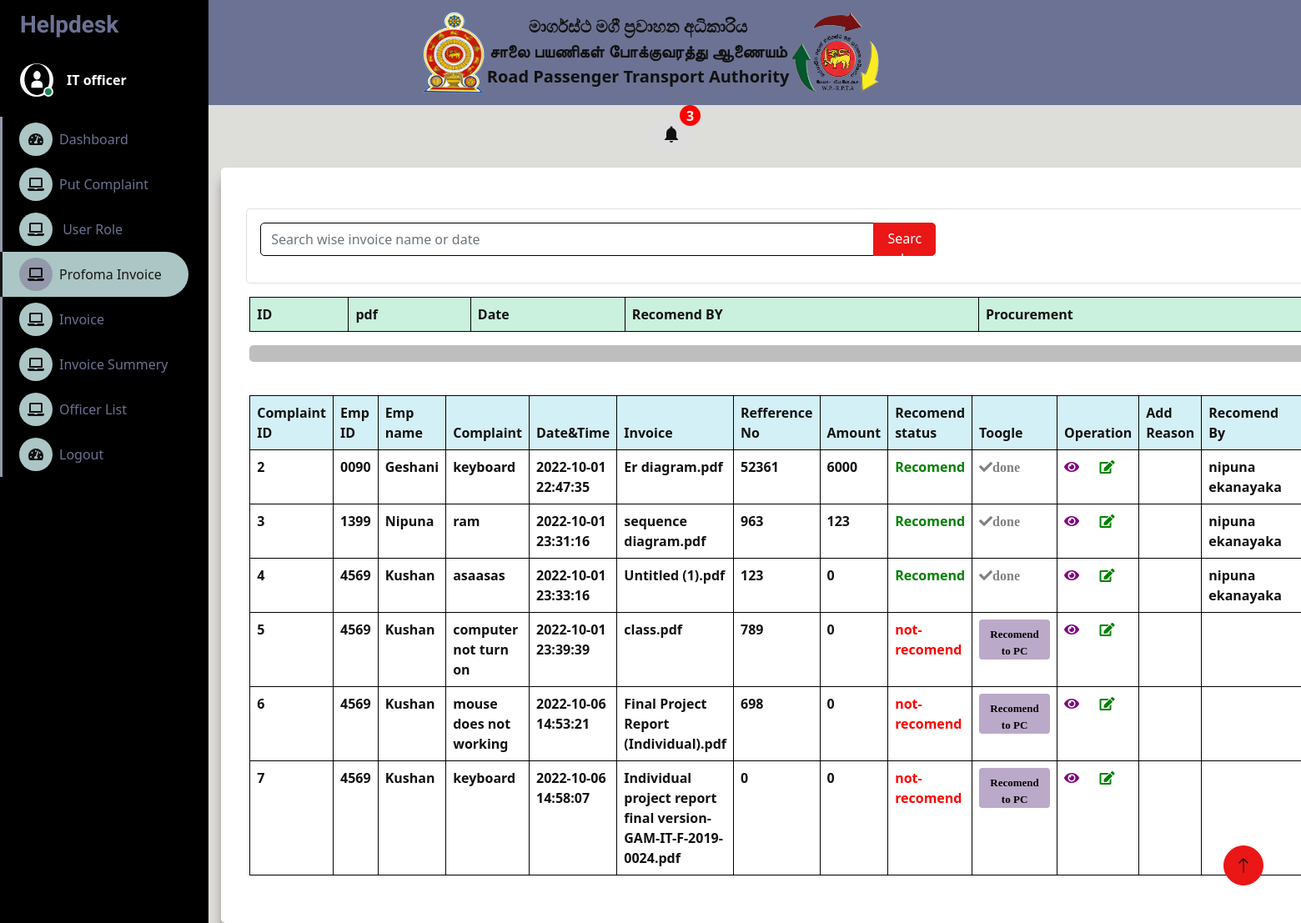
The page /sample/admin/recomendation.php on the database its author committed.
### tables this page shows
CREATE TABLE `complain` (
  `complain_id` int(11) NOT NULL,
  `emp_id` varchar(11) NOT NULL,
  `title` varchar(10) NOT NULL,
  `emp_name` varchar(20) NOT NULL,
  `contact_no` int(10) NOT NULL,
  `username` varchar(30) NOT NULL,
  `unit` varchar(15) NOT NULL,
  `asset_id` varchar(100) NOT NULL,
  `description` varchar(100) NOT NULL,
  `date` datetime NOT NULL DEFAULT current_timestamp(),
  `change` tinyint(4) NOT NULL DEFAULT 0,
  `checkout` enum('noted','not noted') NOT NULL DEFAULT 'not noted',
  `refference_no` int(11) NOT NULL,
  `pdf` varchar(20) NOT NULL,
  `no` int(11) NOT NULL
);

CREATE TABLE `invoice` (
  `complain_id` int(11) NOT NULL,
  `pdf` varchar(255) NOT NULL,
  `pdf1` varchar(255) NOT NULL,
  `purch` varchar(20) NOT NULL,
  `amount` decimal(20,0) NOT NULL,
  `rec1` tinyint(4) NOT NULL DEFAULT 0,
  `approve` tinyint(4) NOT NULL DEFAULT 0,
  `recomend` tinyint(4) NOT NULL DEFAULT 0,
  `date` datetime NOT NULL DEFAULT current_timestamp(),
  `reason` varchar(100) NOT NULL,
  `recomend_by` enum('','nipuna ekanayaka','isuru shanaka') NOT NULL,
  `title` varchar(255) NOT NULL
);

### sample/admin/recomendation.php (the view, shortened to what this page needs)
<!DOCTYPE html>
<html lang="en">
<head>
    <link href="https://cdnjs.cloudflare.com/ajax/libs/font-awesome/5.10.0/css/all.min.css" rel="stylesheet">
    <link href="https://cdn.jsdelivr.net/npm/bootstrap-icons@1.4.1/font/bootstrap-icons.css" rel="stylesheet">
    <link href="lib/owlcarousel/assets/owl.carousel.min.css" rel="stylesheet">
    <link href="lib/tempusdominus/css/tempusdominus-bootstrap-4.min.css" rel="stylesheet" />
    <link href="css/bootstrap.min.css" rel="stylesheet">
    <link href="css/style.css" rel="stylesheet">
    <link href="css/complain.css" rel="stylesheet">
    <link href="css/recomend.css" rel="stylesheet">
</head>
<body>
<nav class="navbar navbar-white bg-light">
        <a class="navbar-brand mx-auto d-inline-flex" href="#" style="">
            <img src="../asset/image/Sri.png" width="80" height="100" class="d-inline-block align-top" alt="">
            <div class="text-center mt-1 ml-3 mr-3">
                <b>මාර්ගස්ථ මගී ප්‍රවාහන අධිකාරිය</b><br>
                <b>சாலை பயணிகள் போக்குவரத்து ஆணையம்</b><br>
                <b>Road Passenger Transport Authority</b>
            </div>
            <img src="../asset/image/logo.png" width="110" height="100" class="d-inline-block align-top" alt="">
        </a>
    </nav>
    <?php
    require("../connection/connect.php");
?>
<button type="button" class="icon-button">
                            <span class="material-icons">notifications</span>
                            <span class="icon-button__badge"><?php
                               $sql = "SELECT * from invoice where recomend='0'";
                               if ($result = mysqli_query($con, $sql)) {
                                   $rowcount1 = mysqli_num_rows( $result );
                                   echo  $rowcount1;
                                }
                            ?></span>
                        </button>
    <div class="container-fluid position-relative d-flex p-0">
        <div class="sidebar pe-4 pb-3">
            <nav class="navbar bg-dark navbar-dark">
                <a href="" class="navbar-brand mx-4 mb-3">
                    <h3 class="text-light">Helpdesk</h3>
                </a>
                <div class="d-flex align-items-center ms-4 mb-4">
                    <div class="position-relative">
                        <img class="rounded-circle" src="../asset/image/capture.png" alt="" style="width: 40px; height: 40px;">
                        <div class="bg-success rounded-circle border border-2 border-white position-absolute end-0 bottom-0 p-1"></div>
                    </div>
                    <div class="ms-3">
                        <span class="role">IT officer</span>
                    </div>
                </div>
                <div class="navbar-nav w-100">
                <a href="recomend.php" class="nav-item nav-link  "><i class="fa fa-tachometer-alt me-2"></i>Dashboard</a>
                <a href="complain1.php" class="nav-item nav-link "><i class="fa fa-laptop me-2"></i>Put Complaint</a>
                <a href="user.php" class="nav-item nav-link"><i class="fa fa-laptop me-2"></i> User Role</a>
                <a href="recomendation.php" class="nav-item nav-link active" ><i class="fa fa-laptop me-2"></i>Profoma Invoice</a>
                <a href="final_report1.php" class="nav-item nav-link " ><i class="fa fa-laptop me-2"></i>Invoice</a>
                <a href="invoice_5.php" class="nav-item nav-link " ><i class="fa fa-laptop me-2"></i>Invoice Summery</a>
                <a href="officer1.php" class="nav-item nav-link " ><i class="fa fa-laptop me-2"></i>Officer List</a>
                    <a href="logout.php" class="nav-item nav-link"><i class="fa fa-tachometer-alt me-2"></i>Logout</a>
                    </div>
                    </div>
                </div>
    <section>
        <div class="container">
        <div class="row">
            <div class="col-md-12">
                <div class="card mt-4">
                    <div class="card-body">
                        <div class="row">
                            <div class="col-md-7">
                                <form action="" method="GET">
                                    <div class="input-group mb-3">
                                        <input type="text" name="search" required value="<?php if(isset($_GET['search'])){echo $_GET['search']; } ?>" class="form-control" placeholder="Search wise invoice name or date" style="background-color:white">
                                        <button type="submit" class="btn btn-primary">Search</button>
                                    </div>
                                </form>
                            </div>
                        </div>
                    </div>
                </div>
            </div>
                    <div class="card-body">
                        <table class="table table-bordered">
                            <thead>
                                <tr bgcolor="CAF1DE">
                                <th scope="col">ID</th>
                                <th scope="col">pdf</th>
                                <th scope="col">Date</th>
                        <th scope="col">Recomend BY</th>
                        <th scope="col">Procurement</th>
                                </tr>
                            </thead>
                                <?php
                                    $con=mysqli_connect('localhost','root','','helpdesk1');
                                                ?>
                            <table class="table table-bordered">
  <hr>
                <thead>
                    <tr bgcolor="D4FOF7">
                    <th scope="col">Complaint ID</th>
                    <th scope="col">Emp ID</th>
                    <th scope="col">Emp name</th>
                    <th scope="col">Complaint</th>
                    <th scope="col">Date&Time</th>
                    <th scope="col">Invoice</th>
                    <th scope="col">Refference No</th>
                    <th scope="col">Amount</th>
                    <th scope="col">Recomend status </th>
                    <th scope="col">Toogle</th>
                    <th scope="col">Operation</th>
                    <th scope="col">Add Reason</th>
                    <th scope="col">Recomend By</th>
                    </tr>
                </thead>
                <?php
            $sql = "SELECT * from complain inner join invoice ON complain.complain_id=invoice.complain_id ";
             $result=mysqli_query($con,$sql);
             if($result)
                 while($row=mysqli_fetch_assoc($result)){
                    ?>
                    <tbody>
                            <td><?php echo$complain_id= $row['complain_id'];?></td>
                            <td><?php echo$emp_id=$row['emp_id'];?></td>
                            <td><?php echo$emp_name=$row['emp_name'];?></td>
                            <td><?php echo$description=$row['description'];?></td>
                            <td><?php echo$date=$row['date'];?></td>
                            <td><?php echo$pdf=$row['pdf'];?></td>
                            <td><?php echo$refference_no= $row['refference_no'];?></td>
                            <td><?php echo$amount= $row['amount'];?></td>
                                <td>
<?php
if($row['recomend']=="1")
echo '<span style="color:green;text-align:center; font-weight:bold;">Recomend</span>';
else
echo '<span style="color:red;text-align:center; font-weight:bold;">not-recomend</span>';
?>
</td>
<td>
<?php
if($row['recomend']=="0")
echo
"<a href=dactivate/cancel.php?complain_id=".$row['complain_id']." class='button white' >Recomend to PC</a>";
else
echo
 "<i class='fa fa-check' aria-hidden='true'style=color:grey>done</i>";
?>
</td>
<td>
                              <a  href="displayR.php?view=<?php echo $row['complain_id'];?>"><i class="fa fa-eye" aria-hidden="true" style=color:purple></i> </a>&emsp;
                              <a href="update/Redit.php?GetId=<?php echo  $complain_id ?>"><i class="fa fa-edit" style=color:green></i></a></td>
                              <td><?php echo$reason=$row['reason']; ?>&emsp;</td>
                              <td><?php echo$recomend_by=$row['recomend_by'];?>&emsp;</td>
                                <?php } ?>
                    </tbody>
                                </table>
        </div>
    </section>
        <a href="#" class="btn btn-lg btn-primary btn-lg-square back-to-top" ><i class="bi bi-arrow-up"></i></a>
</body>
</html>

### sample/admin/css/style.css (style rules this page uses)
:root { --primary: #171616; --secondary: #9399aa; --light: #6C7293; --dark: #acc5c5; }
.back-to-top { position: fixed; display: none; right: 45px; bottom: 45px; z-index: 99; }
.btn { transition: .5s; }
.btn-lg-square { width: 48px; height: 48px; }
.btn-square, .btn-sm-square, .btn-lg-square { padding: 0; display: inline-flex; align-items: center; justify-content: center; font-weight: normal; border-radius: 50px; }
.sidebar { position: fixed; top: 0; left: 0; bottom: 0; width: 250px; height: 300vh; overflow-y: auto; background:black; transition: 0.5s; z-index: 999; }
@media (min-width: 992px) { .sidebar { margin-left: 0; } }
.sidebar .navbar .navbar-nav .nav-link { padding: 7px 20px; color: var(--light); font-weight: 500; border-left: 3px solid var(--secondary); border-radius: 0 30px 30px 0; outline: none; }
.sidebar .navbar .navbar-nav .nav-link:hover, .sidebar .navbar .navbar-nav .nav-link.active { color: var(--primary); background: var(--dark); border-color: var(--primary); }
.sidebar .navbar .navbar-nav .nav-link i { width: 40px; height: 40px; display: inline-flex; align-items: center; justify-content: center; background: var(--dark); border-radius: 40px; }
.sidebar .navbar .navbar-nav .nav-link:hover i, .sidebar .navbar .navbar-nav .nav-link.active i { background: var(--secondary); }

### sample/admin/css/complain.css (style rules this page uses)
* { margin: 0; padding: 0; box-sizing: border-box; color: #111; font-family: 'Segoe UI', Tahoma, Geneva, Verdana, sans-serif; }
body { -webkit-background-size: cover; background-size: cover; background-position: center center; height: 100vh; font-family: 'Segoe UI', Tahoma, Geneva, Verdana, sans-serif; font-weight: 600; font-size: 16px; background-image: linear-gradient(to right, rgba(255,0,0,0), rgb(201, 168, 168)); }
a { text-decoration: none; }
.container { max-width: 595px; width: 100%; margin-left: 37%; margin-top: 91px; background: #fff; padding: 25px 30px; border-radius: 5px; box-shadow: 5px 15px 15px rgb(70, 63, 63); }

### sample/admin/css/recomend.css (style rules this page uses)
.icon-button { position: relative; display: flex; align-items: center; justify-content: center; width: 50px; height: 50px; color: #333333; background: #3695a9; border: none; outline: none; border-radius: 50%; margin-left:10%; margin-top:10px; }
.icon-button__badge { position: absolute; top: -10px; right: -10px; width: 25px; height: 25px; background: red; color: #ffffff; display: flex; justify-content: center; align-items: center; border-radius: 50%; }
.container { max-width: 1500px; width: 300%; margin-left: 17%; margin-top: 15px; background: #fff; padding: 25px 30px; border-radius: 5px; }
body { background:#DDDDDA; }
.button { display:inline-block; background-color:#bBa9c9; color:white; padding:8px; text-align:center; font-family:verdana; font-size:13px; text-decoration:none; border-radius:4px; width:85px; height:48px; border:none; }
.role { color:white; }
hr { border: 10px solid black; border-radius: 5px; }
.white { background-color: light purple; color:black; }

### sample/admin/recomendation.php (style rules this page uses)
.container { max-width: 1500px; }
.icon-button { position: relative; display: flex; align-items: center; justify-content: center; width: 50px; height: 50px; color: #333333; background: #dddddd; border: none; outline: none; border-radius: 50%; margin-top:10px; margin-left:50%; }
.icon-button__badge { position: absolute; top: -10px; right: -10px; width: 25px; height: 25px; background: red; color: #ffffff; display: flex; justify-content: center; align-items: center; border-radius: 50%; }
button { color: Black; border:6px; width:75px; height:40px; border-radius:5px; font-weight:bold; }

### rows shown on the page
complain: invoice.complain_id "2", emp "0090", emp_name "Geshani", description "keyboard", invoice.date "2022-10-01 22:47:35", invoice.pdf "Er diagram.pdf", refference_no "52361", invoice.amount "6000", shows "Recomend", shows "done", invoice.recomend_by "nipuna ekanayaka"
complain: invoice.complain_id "3", emp "1399", emp_name "Nipuna", description "ram", invoice.date "2022-10-01 23:31:16", invoice.pdf "sequence diagram.pdf", refference_no "963", invoice.amount "123", shows "Recomend", shows "done", invoice.recomend_by "nipuna ekanayaka"
complain: invoice.complain_id "4", emp "4569", emp_name "Kushan", description "asaasas", invoice.date "2022-10-01 23:33:16", invoice.pdf "Untitled (1).pdf", refference_no "123", invoice.amount "0", shows "Recomend", shows "done", invoice.recomend_by "nipuna ekanayaka"
complain: invoice.complain_id "5", emp "4569", emp_name "Kushan", description "computer not turn on", invoice.date "2022-10-01 23:39:39", invoice.pdf "class.pdf", refference_no "789", invoice.amount "0", shows "not-recomend"
complain: invoice.complain_id "6", emp "4569", emp_name "Kushan", description "mouse does not working", invoice.date "2022-10-06 14:53:21", invoice.pdf "Final Project Report (Individual).pdf", refference_no "698", invoice.amount "0", shows "not-recomend"
complain: invoice.complain_id "7", emp "4569", emp_name "Kushan", description "keyboard", invoice.date "2022-10-06 14:58:07", invoice.pdf "Individual project report final version-GAM-IT-F-2019-0024.pdf", refference_no "0", invoice.amount "0", shows "not-recomend"

### other values the page prints
$rowcount1 "3"
